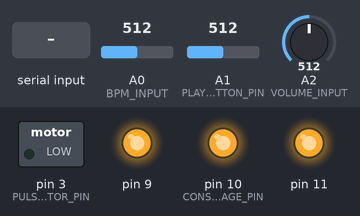
The sketch below on a simulated Arduino Uno, built with avr-gcc and run on an emulated ATmega328P. Parts: switched loads named in the sketch (green lamp = pin HIGH), output pins drawn as LEDs (lit = HIGH). Dashed ring = blinking. Inputs (shaded band) come from the test bench; at power-on: A0 (BPM_INPUT) = 512, A1 (PLAY_BUTTON_PIN) = 512, A2 (VOLUME_INPUT) = 512. What the sketch prints to the serial monitor is not drawn.

Above: at 1.2 s.
1.3 s: "C90\n" received over Serial
At 2.37 s:
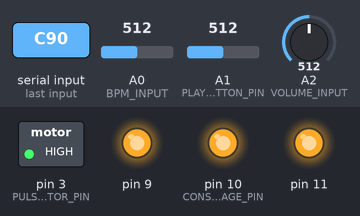
4.3 s: "C,45\n" received over Serial
At 5.1 s:
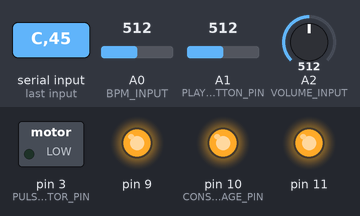
Timing chart, 0 to 7.3 s (numbered marks = the images above; inputs shaded):
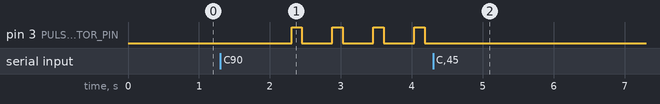

The sketch:

Main_sketch.ino
```cpp
const double PULSE_TIME = 0.25;        //Pulse time
const int PULSE_MOTOR_PIN = 3;        //The pulse motor output
const int BPM_INPUT = A0;             //The analog input for BPM
const int VOLUME_INPUT = A2;
const int PLAY_BUTTON_PIN = A1;       //Pin of play input
const int CONSTANT_VOLTAGE_PIN = 10;  //Pin with a constant voltage


boolean isMotorOn = false;
unsigned long lastMotorOn = 0;    //Holds the last time that the motor was on in milliseconds
double bpm;
double volume;
boolean isPulseOn = false;
boolean isMusicOn = true;
boolean isPlaying = false;
boolean playButtonInputHandled = false;
int bpmAnalogCounter = 0;
int volumeAnalogCounter = 0;
double pulseFrequency;


/**
 * The get functions to get state information:
 */

int getBPM() {

  return bpm;
}

int getPulseStrength() {
  if (isPulseOn) {
    return 255;
  } else {
    return 0;
  }
}


/**
 * The main loop update functions.
 * These functions interact with the pins and update out model.
 */
void checkForPlayButtonUpdate() {
  int value = analogRead(PLAY_BUTTON_PIN);
  //Serial.println(value);
  boolean currentState = value > 200;
  if (currentState == HIGH && !playButtonInputHandled) {
    isPlaying = !isPlaying;
    playButtonInputHandled = true;
    sendPlayStatusUpdate(isPlaying);
  } else if (currentState == LOW) {
    playButtonInputHandled = false;
  }
}

void updateBPM() {
  double input = analogRead(BPM_INPUT);
  input *= 7.0/1024;
  input = min(input, 6);
  input = max(input, 0);
  input = (int) input;
  input = 5.0 * input + 89;
  if (input != bpm) {
    if (bpmAnalogCounter < 10) {
      bpmAnalogCounter += 1;
    } else {
      bpm = input;
      sendBPM();
      bpmAnalogCounter = 0;
      pulseFrequency = (60 * 1000.0)/((double) getBPM());
    }
  }
  if (input == bpm) {
    bpmAnalogCounter = 0;
  }
}

void updateVolume() {
  double input = analogRead(VOLUME_INPUT);

  input *= 40.0/1024;
  input = min(input, 40);
  input = max(input, 0);
  input = (int) input;
  if (input != volume) {
    if (volumeAnalogCounter < 10) {
      volumeAnalogCounter += 1;
    } else {
      volume = input;
      volumeAnalogCounter = 0;
      sendVolume();
    }
  }
  if (input == volume) {
    volumeAnalogCounter = 0;
  }
}

void updateMotor() {
  if (isPlaying) {
    //Calculates the time between 2 pulses given the BPM
    int currentTime = millis();


    if (currentTime - lastMotorOn > pulseFrequency) {
      //if the motor should be on again, turn it on and update the isMotorOn value
      lastMotorOn = currentTime;

      isMotorOn = true;
      analogWrite(PULSE_MOTOR_PIN, getPulseStrength());
    } else if (currentTime - lastMotorOn > PULSE_TIME * pulseFrequency) {

      //If the motor should be off...
      if (isMotorOn) {
        //... and if the motor is on, stop it and set isMotorOn to false;
        analogWrite(PULSE_MOTOR_PIN, 0);
        isMotorOn = false;
      }
    }
  } else {
    lastMotorOn = 0;
    if (isMotorOn) {
        analogWrite(PULSE_MOTOR_PIN, 0);
        isMotorOn = false;
    }
  }
}

void syncMotor(unsigned long syncTime) {
    lastMotorOn = syncTime - pulseFrequency;
    isMotorOn = false;
    analogWrite(PULSE_MOTOR_PIN, 0);
    updateMotor();
}

/**
 * The serial connection methods.
 * These methods handle communication between the computer and the aruino.
 */

void sendBPM() {
  Serial.print("B");
  Serial.println(getBPM());
}

void sendVolume() {
  Serial.print("V");
  Serial.println((int) volume);
}

void sendPlayStatusUpdate(boolean value) {
  Serial.print("O");
  Serial.println(value);
}

void receiveFromComputer() {
 if (Serial.available()) {
    unsigned long currentTime = millis();
    String received = Serial.readString();
    if (received.charAt(0) == 'C') {
      int mode = received.substring(1,2).toInt();
      if (mode == 0) {
        isPulseOn = false;
      } else {
        isPulseOn = true;
      }
    } else if (received.equals("SBPM")) {
      syncMotor(currentTime);
    } else if (received.equals("UPDATE")) {
      sendPlayStatusUpdate(isPlaying);
      sendBPM();
      sendVolume();
    }
  }
}

/**
 * The main arduino functions
 */

void setup() {
  Serial.begin(9600);
  pinMode(9, OUTPUT);
  pinMode(CONSTANT_VOLTAGE_PIN, OUTPUT);
  pinMode(11, OUTPUT);
  pinMode(PULSE_MOTOR_PIN, OUTPUT);
  pinMode(PLAY_BUTTON_PIN, INPUT);
  pinMode(VOLUME_INPUT, INPUT);
  pinMode(BPM_INPUT, INPUT);
  analogReference(DEFAULT);
  //I put port 10 as a constant high port.
  digitalWrite(CONSTANT_VOLTAGE_PIN, HIGH);
  digitalWrite(11, HIGH);
  digitalWrite(9, HIGH);

}

void loop() {
  // put your main code here, to run repeatedly:

  receiveFromComputer();
  checkForPlayButtonUpdate();
  updateBPM();
  updateVolume();
  updateMotor();


}
```

Measured:
- after the input at 1.3 s, pin 3 (PULSE_MOTOR_PIN): alternates HIGH for 0.15 s and LOW for 0.43 s, starting after 1.0 s
- after the input at 4.3 s, pin 3 (PULSE_MOTOR_PIN): stops changing and stays LOW
